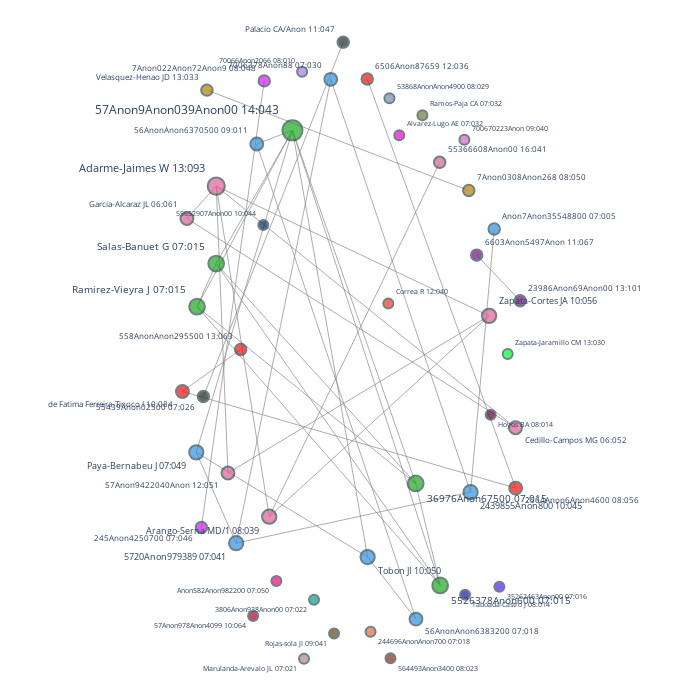

Notebook code for this chart:
### Markdown cell above
Redes de coautoría
===

### Code cell
from techminer2 import bibliometrix

bibliometrix.social_structure.co_authorship_network(
    criterion="authors",
    topics_length=50,
    directory="../../data/",
    method="louvain",
    nx_k=0.5,
    nx_iterations=10,
    delta=1.0,
).plot_.update_layout(
    width=700,
    height=700,
)

### Figure 1 — Plotly figure (JSON) as saved in the notebook; plotly's stock layout.template omitted (floating-point values rounded to 4 significant figures)
{"data": [{"hoverinfo": "none", "line": {"color": "#888", "width": 0.7}, "mode": "lines", "type": "scatter", "x": [0.9459, -0.9318, null, 0.9459, -0.7644, null, -0.9318, -0.7644, null, -0.8493, -0.4901, null, 0.3756, 0.5152, null, 0.3756, -0.874, null, 0.3756, -0.7647, null, 0.3756, -0.3288, null, 0.5152, -0.874, null, 0.5152, -0.7647, null, 0.5152, -0.3288, null, -0.8379, -0.03873, null, 0.377, -0.5328, null, 0.377, 0.1007, null, -0.6506, -0.1099, null, -0.6506, 0.689, null, -0.6506, -0.8783, null, -0.1099, 0.689, null, 0.8238, 0.689, null, -0.8783, 0.1007, null, -0.8783, -0.3288, null, -0.874, -0.7647, null, -0.874, -0.3288, null, -0.7647, -0.3288, null, 0.9467, 0.09842, null, 0.9467, -0.9575, null, 0.6789, -0.8176, null, -0.4616, 0.5123, null, -0.4616, 0.7949, null, -0.4616, -0.7644, null, -0.5328, -0.3288, null, 0.1007, -0.3288, null, 0.7949, -0.6972, null, 0.7949, -0.7644, null, -0.9575, -0.6247, null, 0.724, 0.9722, null, -0.6972, -0.7644, null], "y": [-0.229, 0.4379, null, -0.229, 0.5412, null, 0.4379, 0.5412, null, -0.5469, 0.8765, null, -0.4065, -0.7316, null, -0.4065, 0.157, null, -0.4065, 0.2943, null, -0.4065, 0.7189, null, -0.7316, 0.157, null, -0.7316, 0.2943, null, -0.7316, 0.7189, null, -0.1294, 1, null, -0.8388, 0.6754, null, -0.8388, -0.6411, null, -0.5969, 0.8814, null, -0.5969, -0.4343, null, -0.5969, -0.3074, null, 0.8814, -0.4343, null, 0.4042, -0.4343, null, -0.3074, -0.6411, null, -0.3074, 0.7189, null, 0.157, 0.2943, null, 0.157, 0.7189, null, 0.2943, 0.7189, null, -0.4212, 0.8825, null, -0.4212, -0.1133, null, 0.5271, 0.847, null, -0.5126, 0.617, null, -0.5126, 0.1276, null, -0.5126, 0.5412, null, 0.6754, 0.7189, null, -0.6411, 0.7189, null, 0.1276, -0.3732, null, 0.1276, 0.5412, null, -0.1133, 0.02036, null, 0.3213, 0.1759, null, -0.3732, 0.5412, null]}, {"hoverinfo": "text", "hovertext": ["<b>Cedillo-Campos MG 06:052</b><br>  Garcia-Alcaraz JL 06:061<br>    Adarme-Jaimes W 13:093", "<b>Garcia-Alcaraz JL 06:061</b><br>  Cedillo-Campos MG 06:052<br>    Adarme-Jaimes W 13:093", "<b>244696AnonAnon700 07:018</b>", "<b>245Anon4250700 07:046</b><br>  7Anon022Anon72Anon9 08:048", "<b>35262463Anon00 07:016</b>", "<b>36976Anon67500 07:015</b><br>        5526378Anon600 07:015<br>      Ramirez-Vieyra J 07:015<br>        Salas-Banuet G 07:015<br>  57Anon9Anon039Anon00 14:043", "<b>3806Anon938Anon00 07:022</b>", "<b>5526378Anon600 07:015</b><br>        36976Anon67500 07:015<br>      Ramirez-Vieyra J 07:015<br>        Salas-Banuet G 07:015<br>  57Anon9Anon039Anon00 14:043", "<b>55439Anon02500 07:026</b><br>  Palacio CA/Anon 11:047", "<b>56AnonAnon6383200 07:018</b><br>  56AnonAnon6370500 09:011<br>           Tobon JI 10:050", "<b>5720Anon979389 07:041</b><br>    7006378Anon88 07:030<br>   2439855Anon800 10:045<br>  Paya-Bernabeu J 07:049", "<b>7006378Anon88 07:030</b><br>  2439855Anon800 10:045<br>  5720Anon979389 07:041", "<b>Alvarez-Lugo AE 07:032</b>", "<b>Anon582Anon982200 07:050</b>", "<b>Anon7Anon35548800 07:005</b><br>  2439855Anon800 10:045", "<b>Marulanda-Arevalo JL 07:021</b>", "<b>Paya-Bernabeu J 07:049</b><br>        5720Anon979389 07:041<br>              Tobon JI 10:050<br>  57Anon9Anon039Anon00 14:043", "<b>Ramirez-Vieyra J 07:015</b><br>        36976Anon67500 07:015<br>        5526378Anon600 07:015<br>        Salas-Banuet G 07:015<br>  57Anon9Anon039Anon00 14:043", "<b>Ramos-Paja CA 07:032</b>", "<b>Salas-Banuet G 07:015</b><br>        36976Anon67500 07:015<br>        5526378Anon600 07:015<br>      Ramirez-Vieyra J 07:015<br>  57Anon9Anon039Anon00 14:043", "<b>2564Anon6Anon4600 08:056</b><br>                6506Anon87659 12:036<br>  de Fatima Ferreira-Tinoco I 10:084", "<b>53868AnonAnon4900 08:029</b>", "<b>564493Anon3400 08:023</b>", "<b>70066Anon2066 08:010</b>", "<b>7Anon022Anon72Anon9 08:048</b><br>  245Anon4250700 07:046", "<b>7Anon0308Anon268 08:050</b><br>  Velasquez-Henao JD 13:033", "<b>Arango-Serna MD/1 08:039</b><br>    55366608Anon00 16:041<br>  Zapata-Cortes JA 10:056<br>   Adarme-Jaimes W 13:093", "<b>Hoyos BA 08:014</b>", "<b>Taboada-Castro J 08:014</b>", "<b>56AnonAnon6370500 09:011</b><br>     56AnonAnon6383200 07:018<br>  57Anon9Anon039Anon00 14:043", "<b>700670223Anon 09:040</b>", "<b>Rojas-sola JI 09:041</b>", "<b>2439855Anon800 10:045</b><br>      7006378Anon88 07:030<br>     5720Anon979389 07:041<br>  Anon7Anon35548800 07:005", "<b>55652907Anon00 10:044</b>", "<b>57Anon978Anon4099 10:064</b>", "<b>Tobon JI 10:050</b><br>  57Anon9Anon039Anon00 14:043<br>     56AnonAnon6383200 07:018<br>       Paya-Bernabeu J 07:049", "<b>Zapata-Cortes JA 10:056</b><br>  57Anon9422040Anon 12:051<br>  Arango-Serna MD/1 08:039<br>    Adarme-Jaimes W 13:093", "<b>de Fatima Ferreira-Tinoco I 10:084</b><br>  558AnonAnon295500 13:063<br>  2564Anon6Anon4600 08:056", "<b>6603Anon5497Anon 11:067</b><br>  23986Anon69Anon00 13:101", "<b>Palacio CA/Anon 11:047</b><br>  55439Anon02500 07:026", "<b>57Anon9422040Anon 12:051</b><br>  Zapata-Cortes JA 10:056<br>   Adarme-Jaimes W 13:093", "<b>6506Anon87659 12:036</b><br>  2564Anon6Anon4600 08:056", "<b>Correa R 12:040</b>", "<b>23986Anon69Anon00 13:101</b><br>  6603Anon5497Anon 11:067", "<b>558AnonAnon295500 13:063</b><br>  de Fatima Ferreira-Tinoco I 10:084", "<b>Adarme-Jaimes W 13:093</b><br>  Garcia-Alcaraz JL 06:061<br>  Arango-Serna MD/1 08:039<br>   Zapata-Cortes JA 10:056<br>  Cedillo-Campos MG 06:052<br>  57Anon9422040Anon 12:051", "<b>Velasquez-Henao JD 13:033</b><br>  7Anon0308Anon268 08:050", "<b>Zapata-Jaramillo CM 13:030</b>", "<b>57Anon9Anon039Anon00 14:043</b><br>     36976Anon67500 07:015<br>     5526378Anon600 07:015<br>   Ramirez-Vieyra J 07:015<br>     Salas-Banuet G 07:015<br>           Tobon JI 10:050<br>    Paya-Bernabeu J 07:049<br>  56AnonAnon6370500 09:011", "<b>55366608Anon00 16:041</b><br>  Arango-Serna MD/1 08:039"], "marker": {"color": ["#E15F99", "#E15F99", "#EB663B", "#DA16FF", "#511CFB", "#1CA71C", "#00A08B", "#1CA71C", "#222A2A", "#2E91E5", "#2E91E5", "#2E91E5", "#FB00D1", "#FC0080", "#2E91E5", "#B2828D", "#2E91E5", "#1CA71C", "#6C7C32", "#1CA71C", "#FB0D0D", "#778AAE", "#862A16", "#A777F1", "#DA16FF", "#B68100", "#E15F99", "#620042", "#1616A7", "#2E91E5", "#DA60CA", "#6C4516", "#2E91E5", "#0D2A63", "#AF0038", "#2E91E5", "#E15F99", "#FB0D0D", "#750D86", "#222A2A", "#E15F99", "#FB0D0D", "#FD3216", "#750D86", "#FB0D0D", "#E15F99", "#B68100", "#00FE35", "#1CA71C", "#E15F99"], "line": {"color": "DarkSlateGrey", "width": 2}, "size": [12.86, 12.86, 10, 11.43, 10, 15.71, 10, 15.71, 11.43, 12.86, 14.29, 12.86, 10, 10, 11.43, 10, 14.29, 15.71, 10, 15.71, 12.86, 10, 10, 10, 11.43, 11.43, 14.29, 10, 10, 12.86, 10, 10, 14.29, 10, 10, 14.29, 14.29, 12.86, 11.43, 11.43, 12.86, 11.43, 10, 11.43, 11.43, 17.14, 11.43, 10, 20, 11.43]}, "mode": "markers+text", "text": ["Cedillo-Campos MG 06:052", "Garcia-Alcaraz JL 06:061", "244696AnonAnon700 07:018", "245Anon4250700 07:046", "35262463Anon00 07:016", "36976Anon67500 07:015", "3806Anon938Anon00 07:022", "5526378Anon600 07:015", "55439Anon02500 07:026", "56AnonAnon6383200 07:018", "5720Anon979389 07:041", "7006378Anon88 07:030", "Alvarez-Lugo AE 07:032", "Anon582Anon982200 07:050", "Anon7Anon35548800 07:005", "Marulanda-Arevalo JL 07:021", "Paya-Bernabeu J 07:049", "Ramirez-Vieyra J 07:015", "Ramos-Paja CA 07:032", "Salas-Banuet G 07:015", "2564Anon6Anon4600 08:056", "53868AnonAnon4900 08:029", "564493Anon3400 08:023", "70066Anon2066 08:010", "7Anon022Anon72Anon9 08:048", "7Anon0308Anon268 08:050", "Arango-Serna MD/1 08:039", "Hoyos BA 08:014", "Taboada-Castro J 08:014", "56AnonAnon6370500 09:011", "700670223Anon 09:040", "Rojas-sola JI 09:041", "2439855Anon800 10:045", "55652907Anon00 10:044", "57Anon978Anon4099 10:064", "Tobon JI 10:050", "Zapata-Cortes JA 10:056", "de Fatima Ferreira-Tinoco I 10:084", "6603Anon5497Anon 11:067", "Palacio CA/Anon 11:047", "57Anon9422040Anon 12:051", "6506Anon87659 12:036", "Correa R 12:040", "23986Anon69Anon00 13:101", "558AnonAnon295500 13:063", "Adarme-Jaimes W 13:093", "Velasquez-Henao JD 13:033", "Zapata-Jaramillo CM 13:030", "57Anon9Anon039Anon00 14:043", "55366608Anon00 16:041"], "textfont": {"size": [8.429, 8.429, 7, 7.714, 7, 9.857, 7, 9.857, 7.714, 8.429, 9.143, 8.429, 7, 7, 7.714, 7, 9.143, 9.857, 7, 9.857, 8.429, 7, 7, 7, 7.714, 7.714, 9.143, 7, 7, 8.429, 7, 7, 9.143, 7, 7, 9.143, 9.143, 8.429, 7.714, 7.714, 8.429, 7.714, 7, 7.714, 7.714, 10.57, 7.714, 7, 12, 7.714]}, "textposition": ["bottom right", "top left", "bottom right", "bottom left", "bottom right", "bottom right", "bottom left", "bottom right", "bottom left", "bottom right", "bottom left", "top left", "top right", "bottom left", "top right", "bottom left", "bottom left", "top left", "top right", "top left", "bottom right", "top right", "bottom right", "top left", "top left", "top right", "bottom left", "bottom right", "bottom right", "top left", "top right", "bottom left", "bottom right", "top left", "bottom left", "bottom right", "top right", "bottom left", "top right", "top left", "bottom left", "top right", "top right", "top right", "top left", "top left", "top left", "top right", "top left", "top right"], "type": "scatter", "x": [0.9459, -0.9318, 0.1175, -0.8493, 0.8536, 0.3756, -0.2056, 0.5152, -0.8379, 0.377, -0.6506, -0.1099, 0.2816, -0.4206, 0.8238, -0.2628, -0.8783, -0.874, 0.4139, -0.7647, 0.9467, 0.2254, 0.2314, -0.2737, -0.4901, 0.6789, -0.4616, 0.8036, 0.6575, -0.5328, 0.6537, -0.091, 0.689, -0.4955, -0.5538, 0.1007, 0.7949, -0.9575, 0.724, -0.03873, -0.6972, 0.09842, 0.2189, 0.9722, -0.6247, -0.7644, -0.8176, 0.9011, -0.3288, 0.5123], "y": [-0.229, 0.4379, -0.8792, -0.5469, -0.7354, -0.4065, -0.7769, -0.7316, -0.1294, -0.8388, -0.5969, 0.8814, 0.7034, -0.7172, 0.4042, -0.9652, -0.3074, 0.157, 0.7668, 0.2943, -0.4212, 0.8215, -0.9634, 0.9058, 0.8765, 0.5271, -0.5126, -0.1878, -0.7614, 0.6754, 0.6887, -0.8851, -0.4343, 0.4173, -0.8288, -0.6411, 0.1276, -0.1133, 0.3213, 1, -0.3732, 0.8825, 0.1673, 0.1759, 0.02036, 0.5412, 0.847, 0.005836, 0.7189, 0.617]}], "layout": {"annotations": [{"align": "left", "font": {"size": 10}, "showarrow": false, "text": "", "x": 0.005, "xref": "paper", "y": -0.002, "yref": "paper"}], "height": 700, "hoverlabel": {"bgcolor": "white", "font": {"family": "monospace"}}, "hovermode": "closest", "margin": {"b": 0, "l": 0, "r": 0, "t": 0}, "paper_bgcolor": "white", "plot_bgcolor": "white", "showlegend": false, "title": {"font": {"size": 16}, "text": ""}, "width": 700, "xaxis": {"range": [-2, 2], "showgrid": false, "showticklabels": false, "type": "linear", "zeroline": false}, "yaxis": {"autorange": true, "range": [-1.097, 1.134], "showgrid": false, "showticklabels": false, "type": "linear", "zeroline": false}}}
